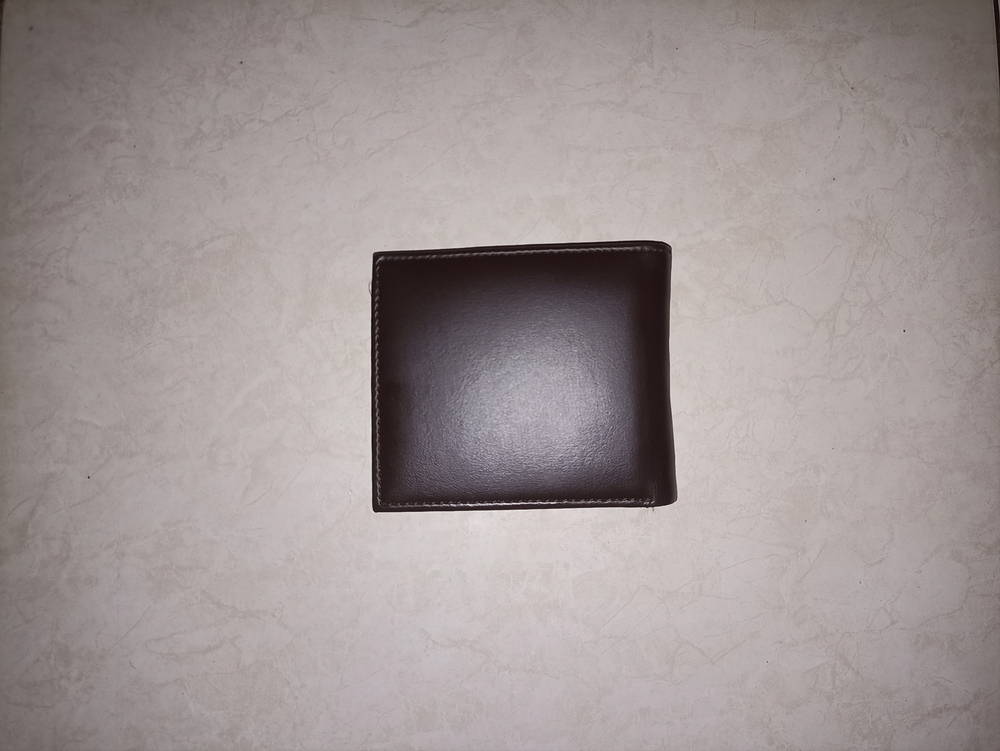
#> input picture gambar.jpg, 1000 x 751 px
$ jupyter execute PA-PC_202131061_ZidanNovrizal_A.ipynb
#> lines starting #> are read from the running program, lines starting #| are printed output that depends on the picture; after the words box and inside, x2 and y2 are one past the last pixel; in counts of white or black regions, pixels touching at a corner belong together
#### Import Library

[cell 1]
import cv2
import numpy as np
import matplotlib.pyplot as plt

##### Proses Kontur

[cell 2]
# Membaca gambar
gambar = cv2.imread('gambar.jpg')
#> gambar is the input picture: shape (751, 1000, 3); mean B, G, R 149, 149.7, 159.5

# Konversi gambar ke skala abu-abu
abu_abu = cv2.cvtColor(gambar, cv2.COLOR_BGR2GRAY)

# Melakukan operasi deteksi tepi pada gambar
tanda_tepi = cv2.Canny(abu_abu, 30, 150)
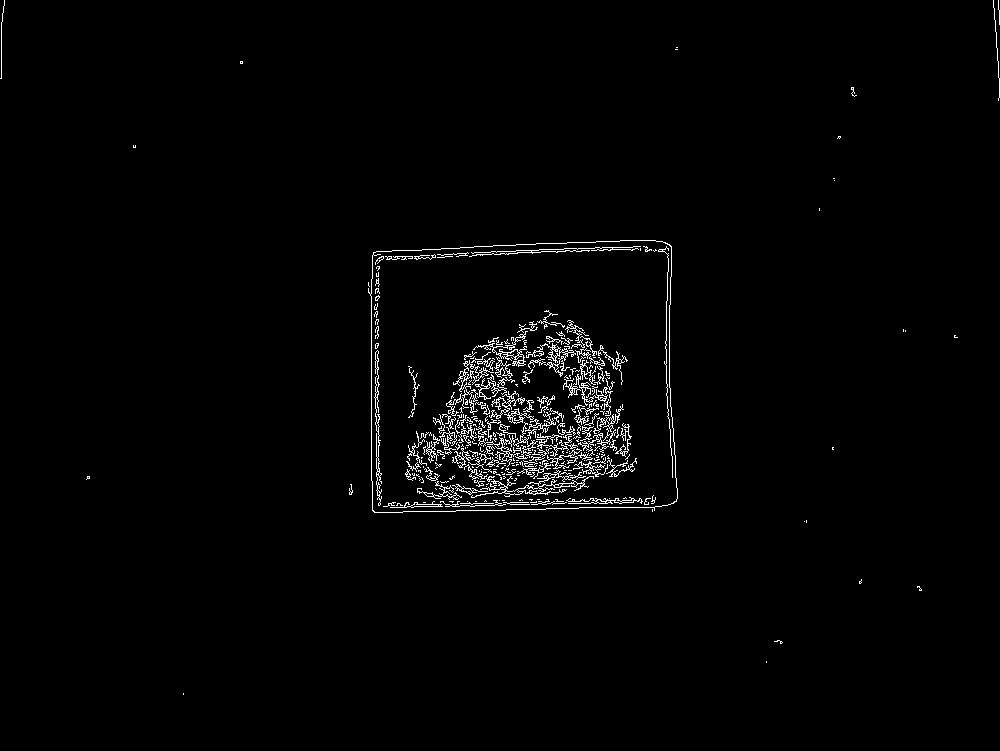
#> tanda_tepi: shape (751, 1000); 1.6% white in thin lines or dots

# Mencari kontur pada gambar
kontur, _ = cv2.findContours(tanda_tepi, cv2.RETR_EXTERNAL, cv2.CHAIN_APPROX_SIMPLE)
#> kontur = 28 contours, 27 with area under 20; largest, box (x1, y1, x2, y2) and area: (368, 240, 678, 513) 79265

# Salinan gambar asli
gambar_asli = np.copy(gambar)

# Salinan gambar asli dengan latar belakang putih
gambar_putih = np.ones_like(gambar) * 255

# Deteksi bentuk benda
for cnt in kontur:

    # Menghitung jumlah sudut pada kontur
    sudut = cv2.approxPolyDP(cnt, 0.04 * cv2.arcLength(cnt, True), True)
    jumlah_sudut = len(sudut)

    # Deteksi bentuk persegi
    if jumlah_sudut == 4:
        cv2.drawContours(gambar_putih, [cnt], -1, (0, 0, 255), 2)
        cv2.drawContours(gambar_asli, [cnt], -1, (0, 0, 255), 2)
#> this loop made 28 passes
#> (sudut, jumlah_sudut) on passes 1, 2, 6, 7, 8, 13, 14, 15, 16, 17, 18, 19: ([[183, 693], [183, 694]], 2), ([[766, 661], [766, 662]], 2), ([[804, 521]], 1), ([[806, 520], [806, 522]], 2), ([[652, 509], [652, 511]], 2), ([[905, 330], [905, 331]], 2), ([[903, 329], [903, 331]], 2), ([[368, 282], [368, 285], [369, 286], [368, 285]], 4), ([[671, 246], [373, 252], [372, 510], [676, 501]], 4), ([[819, 208], [819, 210]], 2), ([[834, 180]], 1), ([[833, 178], [834, 178]], 2)
#> jumlah_sudut on passes 3, 4, 5, 9, 10, 11: 5, 7, 6, 6, 6, 5
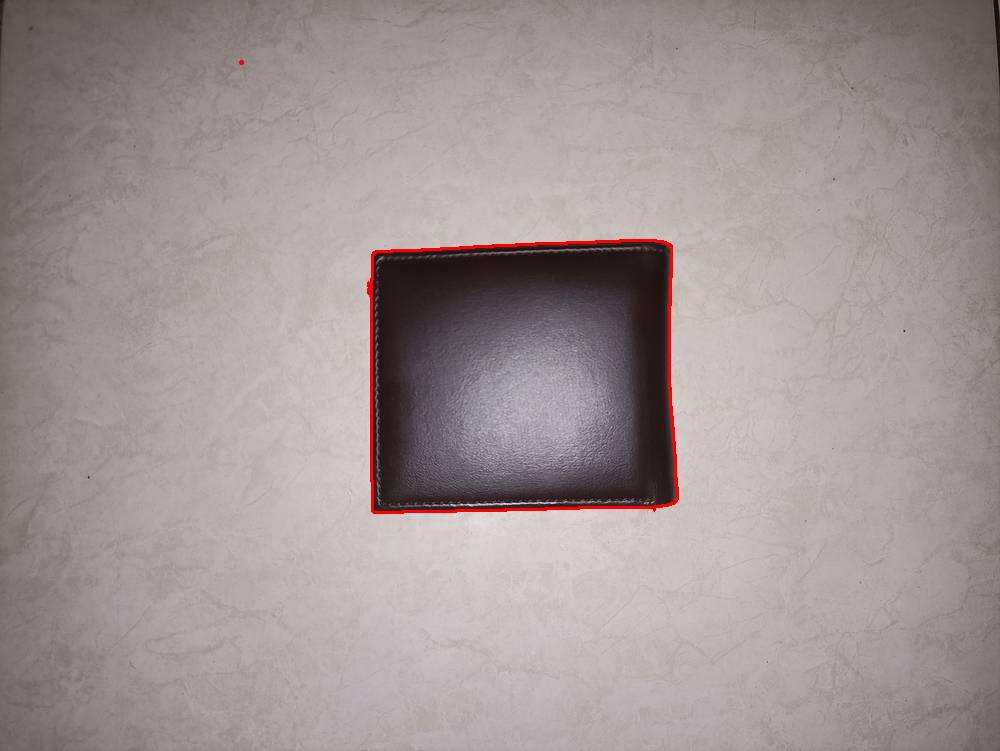
#> gambar_asli: shape (751, 1000, 3); 0.47% of pixels changed, all inside (x1, y1, x2, y2) = (239, 60, 679, 514)
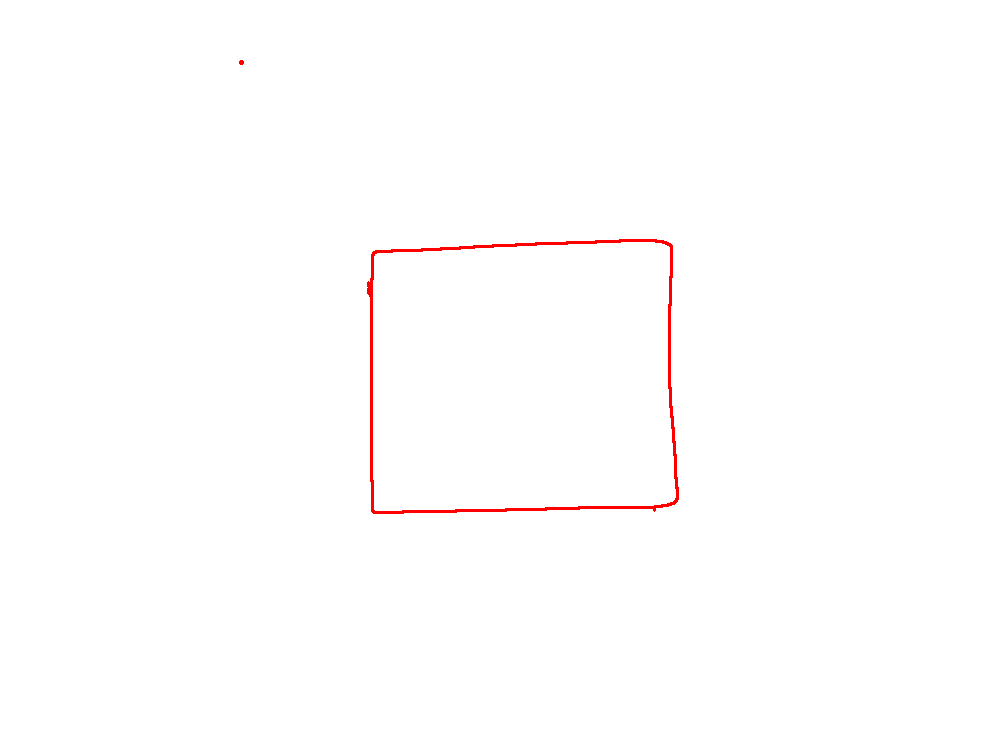
#> gambar_putih: shape (751, 1000, 3); mean B, G, R 253.8, 253.8, 255

gambar_putih_flip = cv2.flip(gambar_putih, 0)

##### Menampilkan Gambar

[cell 3]
# Menampilkan gambar dalam subplot
fig, ax = plt.subplots(1, 3, figsize=(15, 10))

# Menampilkan gambar asli pada subplot pertama
ax[0].imshow(cv2.cvtColor(gambar, cv2.COLOR_BGR2RGB))
ax[0].set_title('Gambar Asli')

# Menampilkan gambar kontur pada latar belakang putih pada subplot ketiga
ax[1].imshow(cv2.cvtColor(gambar_putih_flip, cv2.COLOR_BGR2RGB))
ax[1].set_title('Kontur dengan Latar Belakang Putih')

# Menampilkan gambar dengan bentuk benda yang terdeteksi pada subplot kedua
ax[2].imshow(cv2.cvtColor(gambar_asli, cv2.COLOR_BGR2RGB))
ax[2].set_title('Gambar dengan Bentuk Benda Terdeteksi')
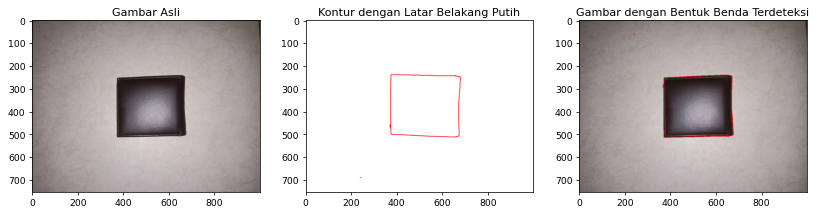
#> figure drawn by matplotlib, 3 panels
